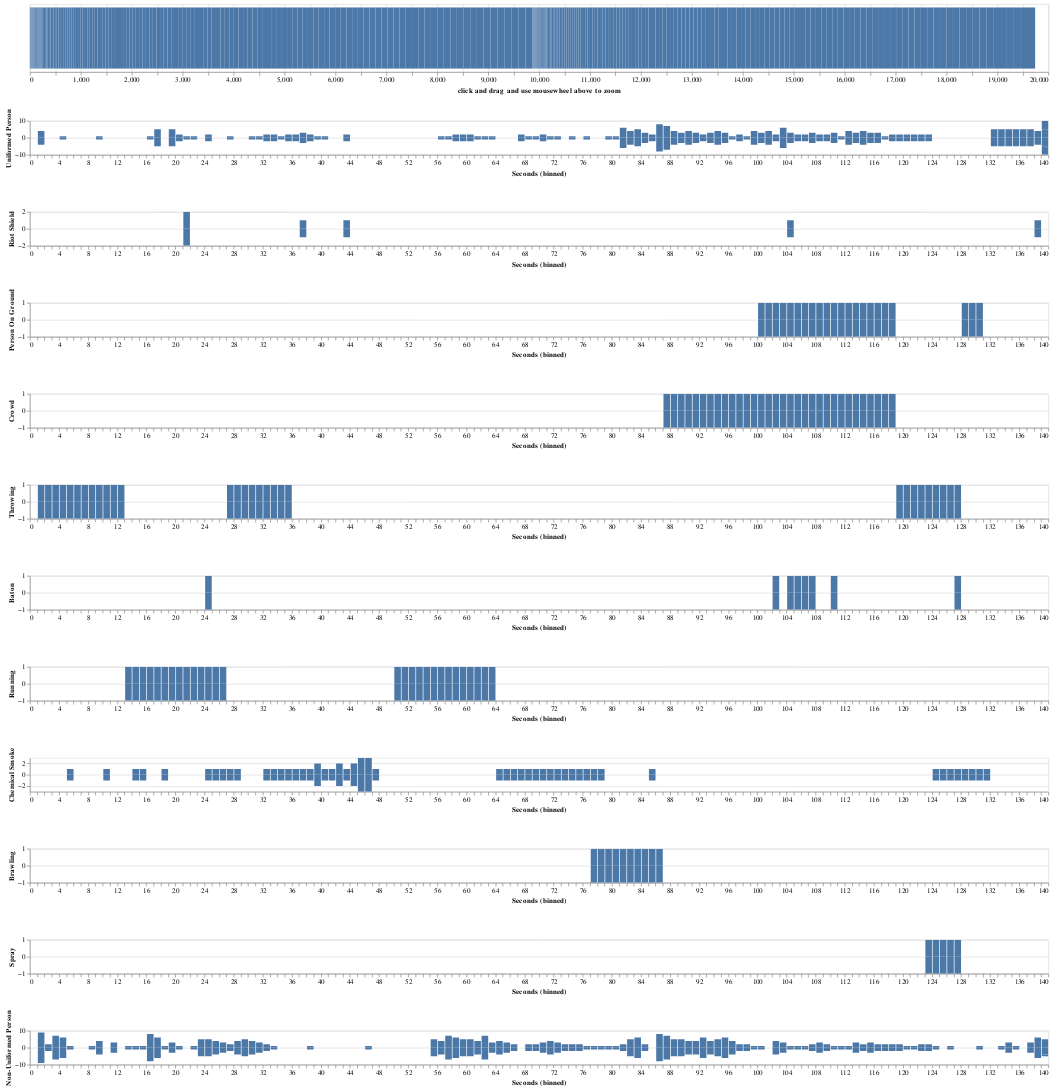

Source (notebook cell):
### Code cell
import altair as alt

interval = alt.selection_interval(encodings=['x'])

base = alt.Chart(df).properties(    
    width=1500,
    height=50,
)

chart = base.mark_bar().encode(
    alt.X('Seconds', bin=alt.Bin(maxbins=150, extent=interval), scale=alt.Scale(domain=interval.ref())),
    alt.Y(alt.repeat('row'), type='quantitative'),

).repeat(
    row=list(df.columns)[1:],
)

view = base.mark_bar().encode(
    alt.X('Seconds', title='click and drag and use mousewheel above to zoom'),

).add_selection(
    interval
).properties(
    height=100
)




(view & chart).save('chart.json')

view & chart

### Figure 1 — Vega-Lite specification as saved in the notebook (floating-point values rounded to 4 significant figures; data arrays with more than 128 entries replaced by an {"elided": "..."} marker saying what was removed)
{"config": {"view": {"continuousWidth": 400, "continuousHeight": 300}}, "vconcat": [{"data": {"name": "data-3ca71f28ce9bc70c31c42bdf719b8c89"}, "mark": "bar", "encoding": {"x": {"field": "Seconds", "title": "click and drag and use mousewheel above to zoom", "type": "quantitative"}}, "height": 100, "selection": {"selector001": {"type": "interval", "encodings": ["x"]}}, "width": 1500}, {"repeat": {"row": ["Uniformed Person", "Riot Shield", "Person On Ground", "Crowd", "Throwing", "Baton", "Running", "Chemical Smoke", "Brawling", "Spray", "Non-Uniformed Person"]}, "spec": {"data": {"name": "data-3ca71f28ce9bc70c31c42bdf719b8c89"}, "mark": "bar", "encoding": {"x": {"bin": {"extent": {"selection": "selector001"}, "maxbins": 150}, "field": "Seconds", "scale": {"domain": {"selection": "selector001"}}, "type": "quantitative"}, "y": {"field": {"repeat": "row"}, "type": "quantitative"}}, "height": 50, "width": 1500}}], "$schema": "https://vega.github.io/schema/vega-lite/v4.17.0.json", "datasets": {"data-3ca71f28ce9bc70c31c42bdf719b8c89": {"elided": "282 records"}}}
